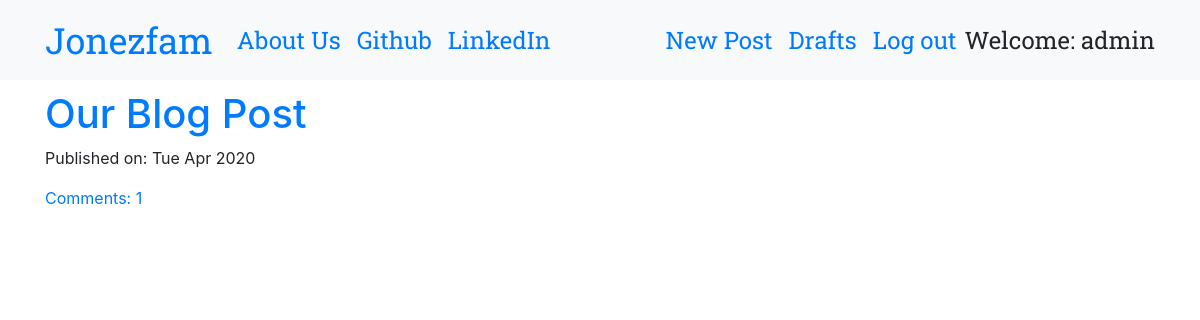
The app's page / (signed in) with its own data.
### blog/models.py (models this page shows, shortened)
class Post(models.Model):
    author = models.ForeignKey('auth.User', on_delete=models.CASCADE)
    title = models.CharField(max_length=256)
    text = models.TextField()
    created_date = models.DateTimeField(default=timezone.now)
    published_date = models.DateTimeField(blank=True, null=True)
    def approve_comments(self):
        return self.comments.filter(approved_comment=True)

### blog/views.py (the view)
# urls.py: path('',views.PostListView.as_view(),name='post_list'),
class PostListView(ListView):
    model = Post
    def get_queryset(self):
        return Post.objects.filter(published_date__lte=timezone.now()).order_by('-published_date')

### blog/templates/blog/post_list.html
{% extends 'blog/base.html'%}
{% block content %}
<div class="cneterstage">
  {% for post in post_list %}
  <div class="post">
    <h1><a href="{% url 'post_detail' pk=post.pk%}">{{ post.title }}</a></h1>
    <div class="date">
      <p>Published on: {{ post.published_date|date:"D M Y"}}</p>
    </div>
    <a href="{% url 'post_detail' pk=post.pk%}">Comments: {{post.approve_comments.count}}</a>
  </div>
  {% endfor %}
</div>
{% endblock %}

### blog/templates/blog/base.html (shortened to what this page needs)
<!DOCTYPE html>
{% load static %}
<html lang="en" dir="ltr">
  <head>
    <link rel="stylesheet" href="https://stackpath.bootstrapcdn.com/bootstrap/4.1.3/css/bootstrap.min.css"
>
  <link href="https://maxcdn.bootstrapcdn.com/font-awesome/4.7.0/css/font-awesome.min.css" rel="stylesheet">
  <link rel="stylesheet" href="//cdn.jsdelivr.net/medium-editor/latest/css/medium-editor.min.css" type="text/css" media="screen" charset="utf-8">
  <link rel="stylesheet" href="{% static 'css/blog.css'%}">
  </head>
  <body>
    <nav class="navbar navbar-expand-lg bg-light techfont">
      <div class="container">
        <div class="navbar-nav align-items-center">
          <a class="navbar-brand bigbrand" href="{% url 'post_list' %}">Jonezfam</a>
          <a class="nav-item nav-link" href="{% url 'about'%}">About Us</a>
          <a class="nav-item nav-link" href="https://www.github.com">Github</a>
          <a class="nav-item nav-link" href="https://www.linkedin.com">LinkedIn</a>
        </div>
        <div class="navbar-nav align-items-center ml-auto">
          {% if user.is_authenticated %}
            <a class="nav-item nav-link" href="{% url 'post_new'%}">New Post</a>
            <a class="nav-item nav-link" href="{% url 'post_draft_list'%}">Drafts</a>
            <a class="nav-item nav-link" href="{% url 'logout'%}">Log out</a>
            <a>Welcome: {{user.username}}</a>
          {% else %}
            <a class="nav-item nav-link" href="{% url 'login'%}" aria-label='Login'>
            <span class="fa fa-user" aria-hidden='true'></span>
            </a>
          {% endif %}
        </div>
      </div>
    </nav>
    <div class="content container">
      <div class="row">
        <div class="col-md-8">
          <div class="blog_posts">
            {% block content %}
            {% endblock %}
          </div>
        </div>
      </div>
    </div>
  </body>
</html>

### blog/static/css/blog.css (style rules this page uses)
.techfont { font-family: 'Roboto Slab'; font-size: 1.5em; margin-bottom: 10px; }
.bigbrand { font-size: 1.5em; }

### records on screen
Post: title "Our Blog Post", published_date "Tue Apr 2020", approve_comments.count "1"

### other values on screen
{{ user.username }} "admin"
